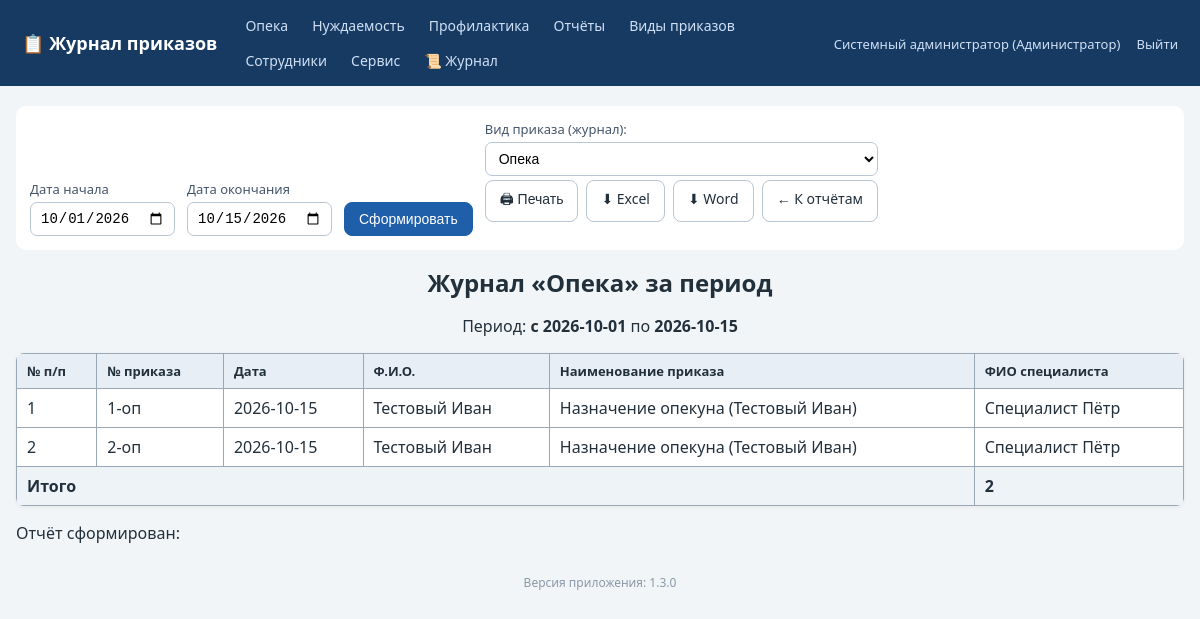
Screenshot of /reports/journal_print (signed in) with the database file from the repository.
### tables this page shows
CREATE TABLE employees (
    id INTEGER PRIMARY KEY AUTOINCREMENT,
    full_name TEXT NOT NULL,
    position TEXT NOT NULL DEFAULT '',
    login TEXT UNIQUE,
    password_hash TEXT,
    role_id INTEGER REFERENCES roles(id)
, pwd_changed_at TEXT);

CREATE TABLE roles (
    id INTEGER PRIMARY KEY AUTOINCREMENT,
    name TEXT UNIQUE NOT NULL
);

CREATE TABLE orders (
    id INTEGER PRIMARY KEY AUTOINCREMENT,
    journal TEXT NOT NULL,           -- opeka / nuzhdaemost / profilaktika
    order_number TEXT NOT NULL,      -- номер приказа, напр. "12-оп"
    order_date TEXT NOT NULL,        -- ГГГГ-ММ-ДД
    order_type_id INTEGER REFERENCES order_types(id),
    person_fio TEXT NOT NULL DEFAULT '',   -- ФИО в отношении кого
    specialist_fio TEXT NOT NULL DEFAULT '', -- ФИО специалиста
    scan_path TEXT,
    created_at TEXT DEFAULT CURRENT_TIMESTAMP
, note TEXT NOT NULL DEFAULT '');

### app.py (the view)
@app.route('/reports/journal_print')
def report_journal_print():
    user = current_user()
    if not can_view_reports(user):
        abort(403)
    journal = request.args.get('journal', 'opeka')
    if journal not in JOURNAL_TYPES:
        abort(404)
    d1, d2 = _report_period()
    rows = _query_report_rows(d1, d2, journal=journal)
    title = f'Журнал «{JOURNAL_TITLES[journal]}» за период'
    data = []
    for i, r in enumerate(rows, 1):
        name = r['type_name'] or ''
        note = r['note'] if 'note' in r.keys() else ''
        disp_name = (f'{name} ({r["person_fio"]})' if journal == 'opeka' else name)
        if note:
            disp_name = f'{disp_name}. Прим.: {note}' if disp_name else f'Прим.: {note}'
        data.append((i, r['order_number'], r['order_date'], r['person_fio'],
                     disp_name, r['specialist_fio']))
    headers = ('№ п/п', '№ приказа', 'Дата', 'Ф.И.О.', 'Наименование приказа', 'ФИО специалиста')
    fmt = request.args.get('fmt')
    if fmt == 'xlsx':
        return _export_xlsx_table(d1, d2, headers, data, title)
    if fmt == 'docx':
        return _export_docx_table(d1, d2, headers, data, title)
    return render_template('report_table.html', title=title, d1=d1, d2=d2,
                           headers=headers, rows=data, total=len(data),
                           base_url=url_for('report_journal_print'),
                           extra_args={'journal': journal})

### app.py (called while the page is built)
@app.after_request
def log_request(response):
    try:
        uid = session.get('user_id')
        status = response.status_code
        lvl = logging.WARNING if status >= 400 else logging.INFO
        log.log(lvl, f'[HTTP] {request.method} {request.path} -> {status} '
                     f'(IP: {request.remote_addr}, user_id: {uid or "-"})')
        if status == 403:
            audit('ОТКАЗ В ДОСТУПЕ (403)', f'{request.method} {request.path}')
        if (request.endpoint == 'login' and request.method == 'POST'
                and status == 200):
            log.warning(f'[БЕЗОПАСНОСТЬ] Неудачная попытка входа: логин '
                        f"'{request.form.get('login','')}' от IP "
                        f"{request.remote_addr}")
    except Exception:
        pass
    return response

def get_db():
    conn = sqlite3.connect(DB_PATH)
    conn.row_factory = sqlite3.Row
    conn.execute('PRAGMA foreign_keys = ON')
    return conn

def current_user():
    uid = session.get('user_id')
    if not uid:
        return None
    conn = get_db()
    u = conn.execute('SELECT e.*, r.name AS role_name FROM employees e '
                     'LEFT JOIN roles r ON r.id=e.role_id WHERE e.id=?', (uid,)).fetchone()
    conn.close()
    return u

def can_view_reports(user=None):
    user = user or current_user()
    return bool(user) and user['role_name'] in FULL_DATA_ROLES + ('Куратор',)

def can_access_journal(user, journal):
    if not user:
        return False
    if user['role_name'] in FULL_DATA_ROLES:  # админ и начальник — полный доступ
        return True
    return user['role_name'] in ROLE_ACCESS[journal]

@app.before_request
def _guard():
    open_exceptions = ('login', 'logout', 'static')
    if request.endpoint in open_exceptions:
        return
    if not session.get('user_id'):
        return redirect(url_for('login'))

@app.context_processor
def inject_globals():
    user = current_user()
    journals = [j for j in JOURNAL_TYPES if user and can_access_journal(user, j)]
    return dict(
        cu=user,
        accessible_journals=[(j, JOURNAL_TITLES[j]) for j in journals],
        all_journals=[(j, JOURNAL_TITLES[j]) for j in JOURNAL_TYPES],
        journal_titles=JOURNAL_TITLES,
        all_roles=ALL_ROLES,
        app_version=APP_VERSION,
    )

def _report_period():
    d1 = request.args.get('d1') or date.today().replace(day=1).isoformat()
    d2 = request.args.get('d2') or date.today().isoformat()
    return d1, d2

### templates/report_table.html (shortened to what this page needs)
{% extends 'base.html' %}
{% block content %}
<div class="no-print">
  <form method="get" class="period-form" id="periodForm">
    <label>Дата начала <input type="date" name="d1" value="{{ d1 }}"></label>
    <label>Дата окончания <input type="date" name="d2" value="{{ d2 }}"></label>
    <button class="btn primary">Сформировать</button>
    {% if extra_args %}
    <label>Вид приказа (журнал):
      <select name="journal_sel" onchange="this.form.journal.value=this.value;">
        {% for j,t in all_journals %}<option value="{{j}}" {% if extra_args.journal==j %}selected{% endif %}>{{t}}</option>{% endfor %}
      </select>
    {% endif %}
  </form>
  <div class="toolbar">
    <button class="btn" onclick="window.print()">🖨 Печать</button>
    <a class="btn" href="?d1={{ d1 }}&d2={{ d2 }}{% if extra_args %}&journal={{ extra_args.journal }}{% endif %}&fmt=xlsx">⬇ Excel</a>
    <a class="btn" href="?d1={{ d1 }}&d2={{ d2 }}{% if extra_args %}&journal={{ extra_args.journal }}{% endif %}&fmt=docx">⬇ Word</a>
    <a class="btn" href="{{ url_for('reports') }}">← К отчётам</a>
  </div>
</div>
<div class="printable">
  <h1 class="rep-title">{{ title }}</h1>
  <p class="rep-period">Период: <b>с {{ d1 }}</b> по <b>{{ d2 }}</b></p>
  <table class="grid bordered">
    <tr>{% for h in headers %}<th>{{ h }}</th>{% endfor %}</tr>
    {% for row in rows %}
    <tr>{% for cell in row %}<td>{{ cell }}</td>{% endfor %}</tr>
    {% else %}
    <tr><td colspan="{{ headers|length }}" class="empty">Нет данных за период</td></tr>
    {% endfor %}
    {% if total is defined and rows %}<tr class="totalrow"><td colspan="{{ headers|length - 1 if headers|length > 2 else 1 }}"><b>Итого</b></td><td><b>{{ total }}</b></td></tr>{% endif %}
  </table>
  <p class="rep-date no-sel">Отчёт сформирован: {{ now_s if now_s else '' }}</p>
</div>
{% endblock %}

### templates/base.html (shortened to what this page needs)
<!DOCTYPE html>
<html lang="ru">
<head>
<link rel="stylesheet" href="{{ url_for('static', filename='style.css') }}">
</head>
<body>
<header class="topbar no-print">
  <div class="brand"><a href="{{ url_for('index') }}">📋 Журнал приказов</a></div>
  <nav>
    {% for j, t in accessible_journals %}
      <a href="{{ url_for('journal_list', journal=j) }}">{{ t }}</a>
    {% endfor %}
    {% if cu and cu.role_name in ['Администратор','Начальник отдела','Куратор'] %}
      <a href="{{ url_for('reports') }}">Отчёты</a>
    {% endif %}
    <a href="{{ url_for('order_types') }}">Виды приказов</a>
    {% if cu and cu.role_name == 'Администратор' %}
      <a href="{{ url_for('employees') }}">Сотрудники</a>
      <a href="{{ url_for('service') }}">Сервис</a>
      <a href="{{ url_for('logs_view') }}" title="Журнал логирования">📜 Журнал</a>
    {% endif %}
  </nav>
  <div class="userbox">
    {% if cu %}
      <a href="{{ url_for('profile') }}" title="Сменить пароль">{{ cu.full_name }} ({{ cu.role_name }})</a>
      <a href="{{ url_for('logout') }}">Выйти</a>
    {% endif %}
  </div>
</header>
<main class="container">
  {% block content %}{% endblock %}
</main>
<footer class="foot no-print">Версия приложения: {{ app_version }}</footer>
</body>
</html>

### static/style.css (style rules this page uses)
:root { --bs:#1f5fa9;--bg:#f2f5f8;--tx:#22303c; }
* { box-sizing:border-box }
body { margin:0;font-family:"Segoe UI",Arial,sans-serif;background:var(--bg);color:var(--tx); }
a { color:var(--bs); }
.topbar { display:flex;align-items:center;gap:18px;flex-wrap:wrap;background:#173a63;color:#fff;padding:10px 22px; }
.topbar .brand a { color:#fff;font-weight:700;font-size:18px;text-decoration:none; }
.topbar nav { display:flex;gap:4px;flex-wrap:wrap;flex:1; }
.topbar nav a { color:#cfe0f5;text-decoration:none;padding:6px 10px;border-radius:6px;font-size:14px; }
.userbox a { color:#cfe0f5;text-decoration:none;font-size:13px;margin-left:12px; }
.container { max-width:1200px;margin:20px auto;padding:0 16px; }
h1 { font-size:24px; }
label { display:flex;flex-direction:column;font-size:13px;gap:4px;color:#44556a; }
input,select { padding:7px 9px;border:1px solid #b9c6d3;border-radius:7px;font-size:14px;background:#fff; }
.btn { display:inline-block;padding:8px 14px;border-radius:8px;border:1px solid #b9c6d3;background:#fff;color:var(--tx);cursor:pointer;font-size:14px;text-decoration:none; }
.btn.primary { background:var(--bs);border-color:var(--bs);color:#fff; }
table.grid { width:100%;border-collapse:collapse;background:#fff;margin:14px 0;box-shadow:0 1px 4px rgba(0,0,0,.06);border-radius:8px;overflow:hidden; }
.grid th { background:#e8eef5;font-size:13px;text-align:left; }
.grid th,.grid td { padding:8px 10px;border-bottom:1px solid #e2e8ef;vertical-align:top; }
.bordered th,.bordered td { border:1px solid #9aa7b4; }
.totalrow td { background:#eef3f8; }
.period-form { display:flex;gap:12px;flex-wrap:wrap;align-items:end;background:#fff;padding:14px;border-radius:10px;margin-bottom:10px; }
.toolbar { display:flex;gap:8px;margin-bottom:14px;flex-wrap:wrap; }
.rep-title { text-align:center;margin-bottom:4px; }
.rep-period { text-align:center; }
.foot { text-align:center;color:#8a99a8;font-size:12px;margin:30px 0; }

### rows the page displays
employees: full_name "Системный администратор"
roles: role_name "Администратор"
orders: row "1" "Назначение опекуна (Тестовый Иван)", order_number "1-оп", order_date "2026-10-15", person_fio "Тестовый Иван", specialist_fio "Специалист Пётр"
orders: row "2" "Назначение опекуна (Тестовый Иван)", order_number "2-оп", order_date "2026-10-15", person_fio "Тестовый Иван", specialist_fio "Специалист Пётр"

### other values shown
{{ t }} "Опека" "Нуждаемость" "Профилактика"
{{ title }} "Журнал «Опека» за период"
{{ d1 }} "2026-10-01"
{{ d2 }} "2026-10-15"
{{ h }} "№ п/п" "№ приказа" "Дата" "Ф.И.О." "Наименование приказа" "ФИО специалиста"
{{ total }} "2"
{{ app_version }} "1.3.0"
form field journal_sel "Опека"
